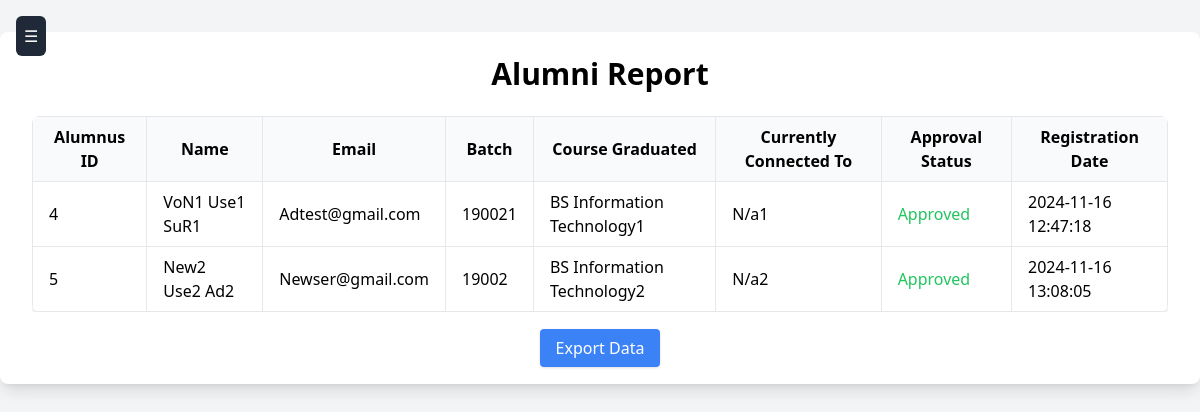
The page /admins/alumni_report.php on the database its author committed.
### tables this page shows
CREATE TABLE `user_details` (
  `user_id` int(11) NOT NULL,
  `last_name` varchar(100) NOT NULL,
  `first_name` varchar(100) NOT NULL,
  `middle_name` varchar(100) DEFAULT NULL,
  `gender` enum('male','female') NOT NULL,
  `batch` varchar(50) DEFAULT NULL,
  `course_graduated` varchar(100) DEFAULT NULL,
  `currently_connected_to` text DEFAULT NULL,
  `image` longblob DEFAULT NULL,
  `email` varchar(100) NOT NULL,
  `password` varchar(255) NOT NULL,
  `user_type` enum('admin','alumni_officer','alumnus') NOT NULL DEFAULT 'alumnus',
  `approved` tinyint(1) DEFAULT 0,
  `created_at` timestamp NOT NULL DEFAULT current_timestamp()
);

### admins/alumni_report.php (the view, shortened to what this page needs)
<?php
include '../database.php';
include 'sidebar.php';
$query = "
 SELECT DISTINCT
        u.user_id,
        CONCAT(u.first_name, ' ', u.middle_name, ' ', u.last_name) AS name,
        u.email,
        u.batch,
        u.course_graduated,
        u.currently_connected_to,
        u.approved,
        u.created_at AS registration_date
    FROM
        user_details u
    LEFT JOIN
        donations d ON d.user_id = u.user_id
    WHERE
        u.user_type = 'alumnus'
    ORDER BY
        u.user_id";
$result = $conn->query($query);
?>
<!DOCTYPE html>
<html lang="en">
<head>
    <script src="https://cdn.tailwindcss.com"></script>
</head>
<body class="bg-gray-100">
    <div class="flex justify-center items-start mt-8">
        <div class="max-w-screen-xl w-full px-4 md:px-8 py-6 bg-white shadow-lg rounded-lg">
            <h1 class="text-3xl font-semibold text-center mb-6">Alumni Report</h1>
            <div class="overflow-x-auto">
                <?php if ($result->num_rows > 0): ?>
                    <table class="min-w-full bg-white shadow-md rounded-lg overflow-hidden">
                        <thead class="bg-gray-50">
                            <tr>
                                <th class="py-2 px-2 md:px-4 border text-xs md:text-base">Alumnus ID</th>
                                <th class="py-2 px-2 md:px-4 border text-xs md:text-base">Name</th>
                                <th class="py-2 px-2 md:px-4 border text-xs md:text-base">Email</th>
                                <th class="py-2 px-2 md:px-4 border text-xs md:text-base">Batch</th>
                                <th class="py-2 px-2 md:px-4 border text-xs md:text-base">Course Graduated</th>
                                <th class="py-2 px-2 md:px-4 border text-xs md:text-base">Currently Connected To</th>
                                <th class="py-2 px-2 md:px-4 border text-xs md:text-base">Approval Status</th>
                                <th class="py-2 px-2 md:px-4 border text-xs md:text-base">Registration Date</th>
                            </tr>
                        </thead>
                        <tbody>
                            <?php while ($row = $result->fetch_assoc()): ?>
                            <tr class="text-xs md:text-base">
                                <td class="py-2 px-2 md:px-4 border"><?php echo $row['user_id']; ?></td>
                                <td class="py-2 px-2 md:px-4 border"><?php echo $row['name']; ?></td>
                                <td class="py-2 px-2 md:px-4 border"><?php echo $row['email']; ?></td>
                                <td class="py-2 px-2 md:px-4 border"><?php echo $row['batch']; ?></td>
                                <td class="py-2 px-2 md:px-4 border"><?php echo $row['course_graduated']; ?></td>
                                <td class="py-2 px-2 md:px-4 border"><?php echo $row['currently_connected_to']; ?></td>
                                <td class="py-2 px-2 md:px-4 border">
                                    <?php echo $row['approved'] ? '<span class="text-green-500">Approved</span>' : '<span class="text-red-500">Pending</span>'; ?>
                                </td>
                                <td class="py-2 px-2 md:px-4 border"><?php echo $row['registration_date']; ?></td>
                            </tr>
                            <?php endwhile; ?>
                        </tbody>
                    </table>
                <?php else: ?>
                    <p class="text-center text-red-500">No alumni data available.</p>
                <?php endif; ?>
            </div>
            <div class="mt-6 text-center">
                <a href="export_alumni_report.php" class="bg-blue-500 text-white px-4 py-2 rounded shadow hover:bg-blue-600">Export Data</a>
            </div>
        </div>
    </div>
</body>
</html>

### rows shown on the page
user_details: user_id "4", name "VoN1 Use1 SuR1", email "Adtest@gmail.com", batch "190021", course_graduated "BS Information Technology1", currently_connected_to "N/a1", approved "Approved", created_at "2024-11-16 12:47:18"
user_details: user_id "5", name "New2 Use2 Ad2", email "Newser@gmail.com", batch "19002", course_graduated "BS Information Technology2", currently_connected_to "N/a2", approved "Approved", created_at "2024-11-16 13:08:05"
